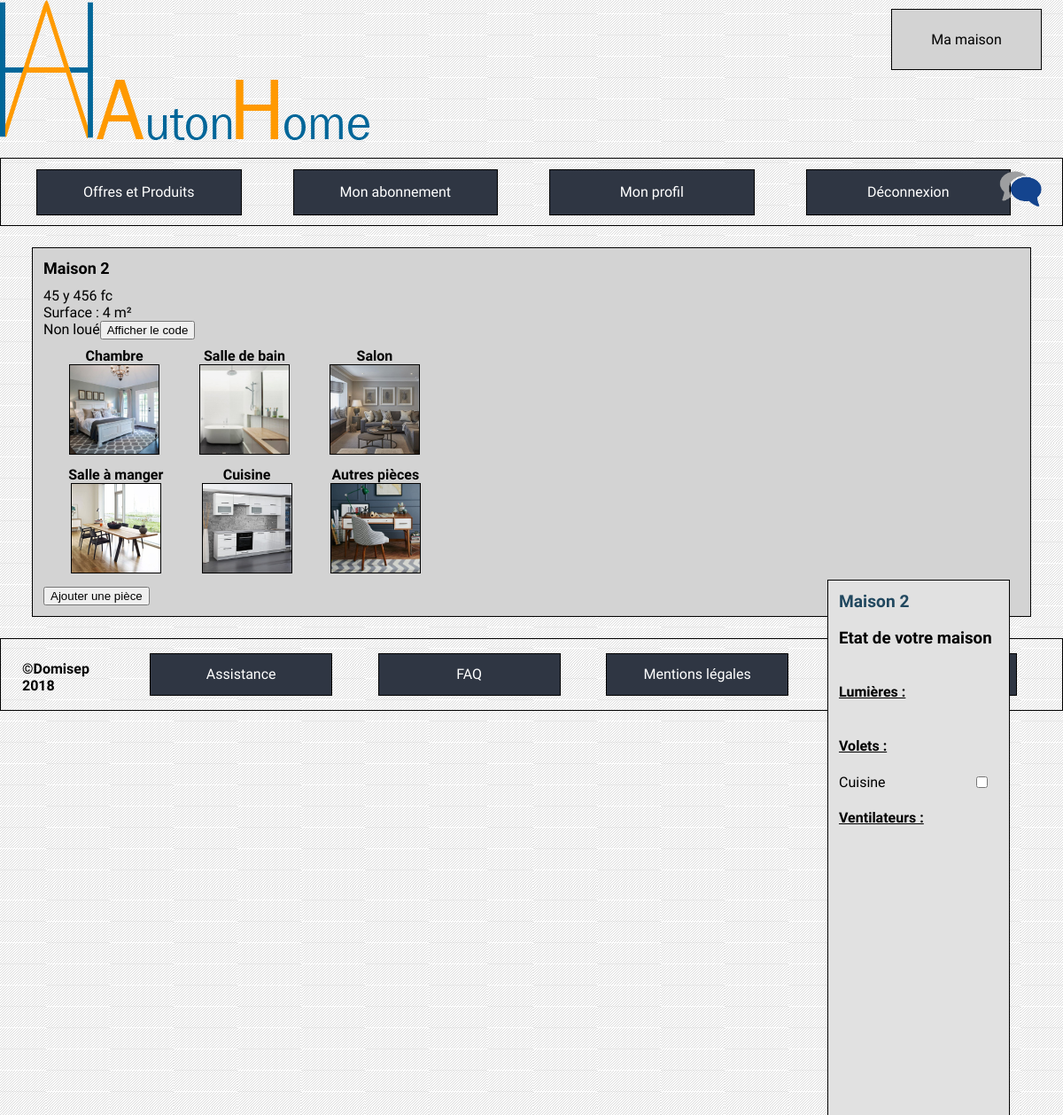
/index.php?cible=mamaison&id=4 (signed in), run on the app's committed database.
### tables this page shows
CREATE TABLE `residence` (
  `ID` int(11) NOT NULL,
  `name` varchar(255) NOT NULL,
  `surface` int(10) NOT NULL,
  `nbPeople` int(10) NOT NULL,
  `secret` varchar(255) NOT NULL,
  `addressNumber` int(10) NOT NULL,
  `addressStreet` varchar(255) NOT NULL,
  `addressZipCode` int(255) NOT NULL,
  `addressCity` varchar(255) NOT NULL,
  `addressCountry` varchar(255) NOT NULL,
  `id_owner` int(255) NOT NULL,
  `id_tenant` int(255) DEFAULT NULL
);

CREATE TABLE `room` (
  `ID` int(11) NOT NULL,
  `name` varchar(30) NOT NULL,
  `id_residency` int(10) NOT NULL,
  `id_roomCategory` int(10) NOT NULL
);

### index.php (called while the page is built, shortened)
<?php
if(isset($_GET['cible']) && !empty($_GET['cible'])) {
    $url = $_GET['cible'];
} else {
    $url = 'accueil';
}
include('controleurs/' . $url . '.php');

### modele/house.php (called while the page is built, shortened)
<?php
function getHouseInfoFromId($bdd, $id){
    $statement = $bdd->prepare('SELECT name, surface, nbPeople, addressNumber, addressStreet, addressZipCode, addressCity, addressCountry,id_owner, id_tenant, secret FROM residence WHERE ID = :ID');
    $statement->bindParam(':ID', $id);
    $statement->execute();
    return $statement->fetch();
}

### controleurs/accueilmaison_LU.php (called while the page is built, shortened)
<?php
if(isLoggedAsAdmin()){
    $status="AD";
}
elseif (isLoggedAsUser()){
    $id_residency=$_GET['id'];
    $name=getHouseInfoFromId($bdd,$id_residency)[0];
    $myRooms=getAllResidenceRooms($bdd,$id_residency)[0];
}
else{
    $status="UU";
}
include('vues/accueilmaison_LU.php');

### modele/room.php (called while the page is built, shortened)
<?php
function getAllResidenceRooms($bdd, $id){
    $residencyStatement = $bdd->prepare('SELECT id, name FROM room WHERE id_residency = :idResidency');
    $residencyStatement->bindParam(':idResidency', $id);
    $residencyStatement->execute();
    $inHouse = $residencyStatement->fetchAll();
    return (array($inHouse));
}
function isThereShutterEffector($bdd, $id){
    $statement = $bdd->prepare('SELECT id_room FROM effector WHERE id_room = :idResidency AND id_effectorType = 5');
    $statement->bindParam(':idResidency',$id);
    $statement->execute();
    $shuttereffector = $statement->fetchAll();
    return($shuttereffector);
}

### vues/mamaisonmain.php (the view, shortened to what this page needs)
<section class="principal">
    <section class="house-info">
        <div>
            <div class="house-name"><?php echo ($houseInfo['name']); ?></div>
            <div class="house-address"><?php echo ($houseInfo[3].' '.$houseInfo[4].' '.$houseInfo[5].' '.$houseInfo[6]); ?></div>
            <div class="house-surface">Surface : <?php echo ($houseInfo['surface']); ?> m²</div>
            <div class="user-rent">
                <?php
                if ($houseInfo['id_owner']==$_SESSION["userId"]){
                    if(isset($user['firstName'])){
                        echo ('Loué à '.$user['firstName'].' '.$user['lastName'].'   ');
                        echo('<a href="index.php?cible=emptyhouselocation&id='.$_GET["id"].'">Supprimer la location</a>');
                    }
                    else{
                        echo ('Non loué');
                        echo('<button id="dispSecret">Afficher le code</button>');
                    }
                }
                else{
                    echo('Vous êtes locataire !');
                }
                ?>
            </div>
        </div>
   </section>
    <section class="roomCategory">
        <div class="chambre">
            <a href=<?php echo("index.php?cible=mamaison&id=".$_GET['id']."&idroom=1"); ?> > <img src="ressources/pictures/chambre1.jpg""></a>
            <a class="text" <a href=<?php echo("index.php?cible=mamaison&id=".$_GET['id']."&idroom=1"); ?>>Chambre</a>
        </div>
        <div class="salle-de-bain">
            <a href=<?php echo("index.php?cible=mamaison&id=".$_GET['id']."&idroom=2"); ?>> <img src="ressources/pictures/salledebain1.jpg""></a>
            <a class="text" <a href=<?php echo("index.php?cible=mamaison&id=".$_GET['id']."&idroom=2"); ?>>Salle de bain</a>
        </div>
        <div class="salon">
            <a href=<?php echo("index.php?cible=mamaison&id=".$_GET['id']."&idroom=3"); ?>><img src="ressources/pictures/salon1.jpg""></a>
            <a class="text" <a href=<?php echo("index.php?cible=mamaison&id=".$_GET['id']."&idroom=3"); ?>>Salon</a>
        </div>
        <div class="salle-a-manger">
            <a href=<?php echo("index.php?cible=mamaison&id=".$_GET['id']."&idroom=4"); ?>><img src="ressources/pictures/salleamanger1.jpg""></a>
            <a class="text" <a href=<?php echo("index.php?cible=mamaison&id=".$_GET['id']."&idroom=4"); ?>>Salle à manger</a>
        </div>
        <div class="cuisine">
            <a href=<?php echo("index.php?cible=mamaison&id=".$_GET['id']."&idroom=5"); ?>><img src="ressources/pictures/cuisine1.jpg""></a>
            <a class="text" <a href=<?php echo("index.php?cible=mamaison&id=".$_GET['id']."&idroom=5"); ?>>Cuisine</a>
        </div>
        <div class="autres-pieces">
            <a href=<?php echo("index.php?cible=mamaison&id=".$_GET['id']."&idroom=6"); ?>><img src="ressources/pictures/bureau1.jpg""></a>
            <a class="text" <a href=<?php echo("index.php?cible=mamaison&id=".$_GET['id']."&idroom=6"); ?>>Autres pièces</a>
        </div>
    </section>
    <section>
        <button id="myBtn">Ajouter une pièce</button>
    </section>
</section>
<?php
require ('vues/footer.php');

### vues/accueilmaison_LU.php (shortened to what this page needs)
<link rel="stylesheet" type="text/css" href="vues/CSS/accueil_LU.css"/>
<section class="my-house-state">
        <section name="house" class="house-choice">
            <?php echo ($name); ?>
        </section>
    <h3>
        Etat de votre maison
    </h3>
    <h4>
        Lumières :
    </h4>
    <h4>
        Volets :
    </h4>
    <form class="shutter" method="post" action="index.php?cible=accueil">
        <?php foreach ($myRooms as $roomInResidence) {
            $roomShutterEffector = isThereShutterEffector($bdd,$roomInResidence['id']);
            if($roomShutterEffector != false){
                $shutterEffectorHere = true;
            }
            else{
                $shutterEffectorHere = false;
            }
            if($shutterEffectorHere == true){?>
                <label><?php echo ( $roomInResidence['name']);  ?></label>
                <input type="checkbox" name="<?php echo ( $roomInResidence['name']);  ?>" id="shutterCheckbox" onchange="shutterRoomChange(<?php echo $roomInResidence['id'] ?>)" /><br />
            <?php } ?>
        <?php } ?>
    </form>
    <h4>
        Ventilateurs :
    </h4>
</section>

### vues/CSS/all.css (style rules this page uses)
body { font-family: 'Muli', sans-serif; background: url("../../ressources/pictures/fondblanc.jpg") fixed ; margin: 0; }

### vues/CSS/mamaisonmain.css (style rules this page uses)
.principal { background-color: lightgrey; margin-left: 3%; margin-right: 3%; padding : 1%; margin-bottom: 2%; margin-top: 2%; border : 1px solid black; }
.house-name { font-weight: bold; font-size: large; margin-bottom: 1%; }
.roomCategory { display: flex; justify-content: space-around; width: 40%; flex-wrap: wrap; margin-bottom: 1%; }
.salon a, .cuisine a, .chambre a, .salle-a-manger a, .salle-de-bain a, .autres-pieces a { color: black; text-decoration: none; font-weight: bold; }
.roomCategory img { width: 100px; height: 100px; border : 1px solid black; }
.salon, .cuisine, .chambre, .salle-a-manger, .salle-de-bain, .autres-pieces { text-align: center; display: flex; flex-direction: column-reverse; margin-left: 3%; margin-top: 2%; }

### vues/CSS/accueil_LU.css (style rules this page uses)
.my-house-state { border: 1px solid black; display: flex; flex-direction: column; width: 15%; background-color: #e1e1e1; justify-content: flex-start; position: absolute; right: 0; top: 52%; margin-right: 5%; margin-bottom: 2%; padding-left: 1%; padding-right: 1%; padding-top: 1%; height: 58.5%; overflow-y: scroll; overflow-x: hidden; }
.my-house-state section { font-weight: bold; color: #21485f; font-size: 120%; }
.my-house-state input[type="checkbox"] { font-size: 100%; width: 100%; position: absolute; left: 20%; }
.shutter input[type="checkbox"] { width: 10%; height: auto; margin-left: 60%; }
.my-house-state h3 { font-weight: bold; }
.my-house-state h4 { text-decoration: underline; }
.house-choice { font-size: 17px; }

### data on the page
residence: name "Maison 2", addressNumber "45", addressStreet "y", addressZipCode "456", addressCity "fc", surface "4"
room: name "Cuisine"
